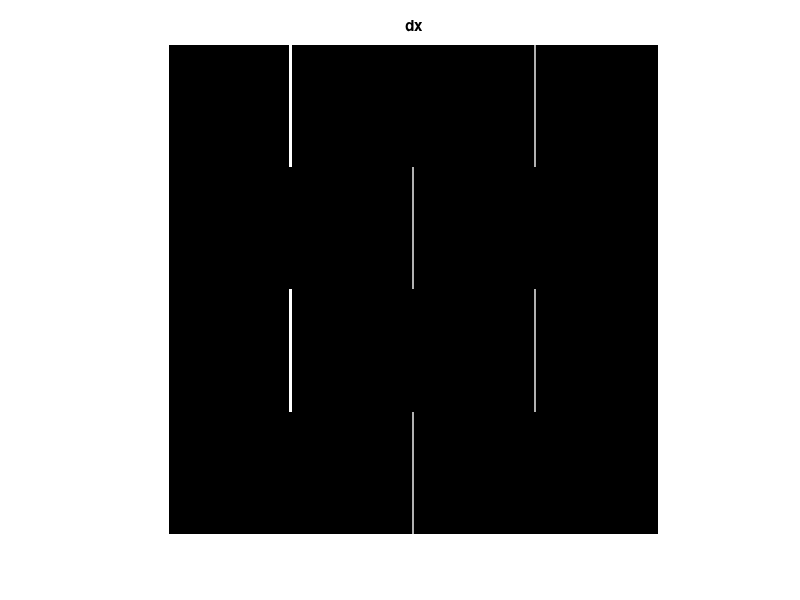
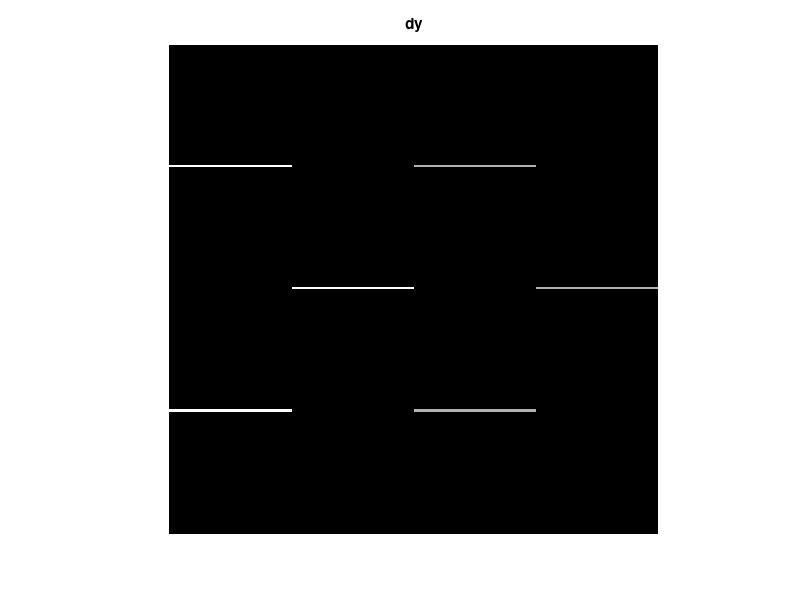
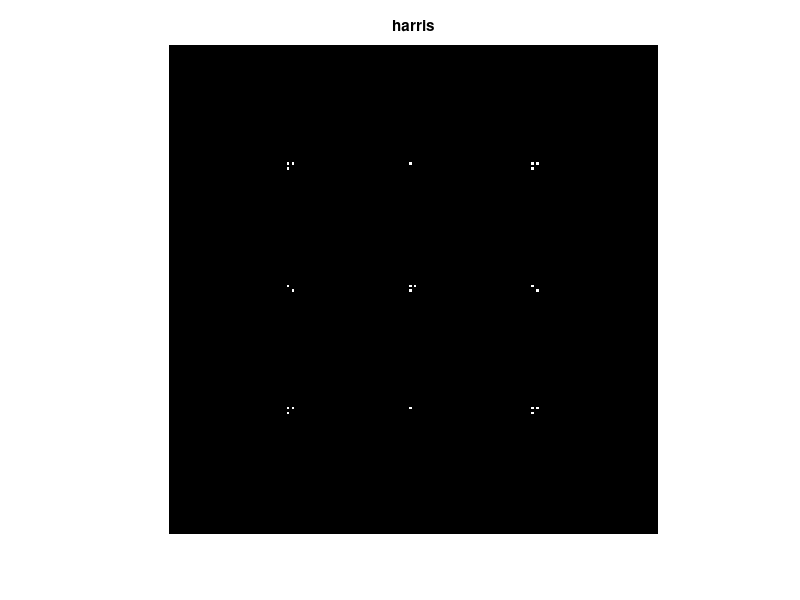
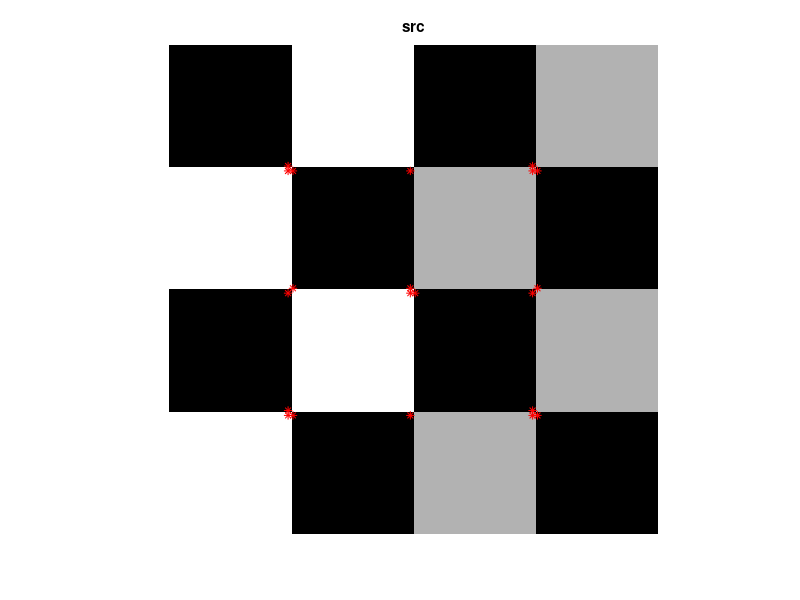

Reproduce these figures in MATLAB, in order.
%test harris
clc
%clear
close all

%% harris
% R = det(M) - a*(trace(M))^2
I = checkerboard(50,2,2);
window = 3;
% GaussWeight = [0.000007 0.000425 0.001704 0.000425 0.000007;
%                0.000425 0.027398 0.109878 0.027398 0.000425;
%                0.001704 0.109878 0.440655 0.109878 0.001704;
%                0.000425 0.027398 0.109878 0.027398 0.000425;
%                0.000007 0.000425 0.001704 0.000425 0.000007];

GaussWeight = [0.001631 0.037126 0.001631
               0.037126 0.844973 0.037126
               0.001631 0.037126 0.001631];
[row, col] = size(I);
% dx = double(abs(I(:,2:end) - I(:,1:end-1)));
dx = double(I(:,2:end) - I(:,1:end-1));
dx = [dx,zeros(row,1)];

% dy = double(abs(I(2:end,:) - I(1:end-1,:)));
dy = double(I(2:end,:) - I(1:end-1,:));
dy = [dy;zeros(1,col)];
figure,imshow(dx),title('dx');
figure,imshow(dy),title('dy');
Ix2 = dx.^2;
Iy2 = dy.^2;
pic = zeros(row, col);
wstart = (window - 1)/2;
Hcorner = zeros(1000,2);

maxR = 0;
for i=wstart+1 :row-wstart
    for j=wstart+1 :col-wstart
        A = sum( sum( Ix2(i-wstart:i+wstart, j-wstart:j+wstart).*GaussWeight ) );
        B = sum( sum( Iy2(i-wstart:i+wstart, j-wstart:j+wstart).*GaussWeight ) );
        %C = sum( sum( abs(dx(i-wstart:i+wstart, j-wstart:j+wstart) .* dy(i-wstart:i+wstart, j-wstart:j+wstart)) .*GaussWeight ) );
        C = sum( sum( dx(i-wstart:i+wstart, j-wstart:j+wstart) .* dy(i-wstart:i+wstart, j-wstart:j+wstart) .*GaussWeight ) );
        R = A * B - C^2 - 0.04*(A + B)^2;
        if(R > maxR)
            maxR = R;
        end
    end
end
count = 0;
count2 = 0;
for i=wstart+1 :row-wstart
    for j=wstart+1 :col-wstart
        A = sum( sum( Ix2(i-wstart:i+wstart, j-wstart:j+wstart).*GaussWeight ) );
        B = sum( sum( Iy2(i-wstart:i+wstart, j-wstart:j+wstart).*GaussWeight ) );
        %C = sum( sum( abs(dx(i-wstart:i+wstart, j-wstart:j+wstart) .* dy(i-wstart:i+wstart, j-wstart:j+wstart)) .*GaussWeight ) );
        C = sum( sum( dx(i-wstart:i+wstart, j-wstart:j+wstart) .* dy(i-wstart:i+wstart, j-wstart:j+wstart) .*GaussWeight ) );
        R = A * B - C^2 - 0.04*(A + B)^2;

        if(R > 0.04*maxR)
            count2 = count2 + 1;
            if( max(max(I(i-wstart:i+wstart, j-wstart:j+wstart))) <= I(i,j) ) 
               pic(i,j) = 1;
               count = count + 1;
               Hcorner(count,1) = j;
               Hcorner(count,2) = row - i + 1; 
            end
        end
    end
end

Hcorner = Hcorner(1:count,:);
figure,imshow(pic),title('harris');
figure,imshow(I),title('src');
hold on
plot(Hcorner(:,1),Hcorner(:,2),'r*');